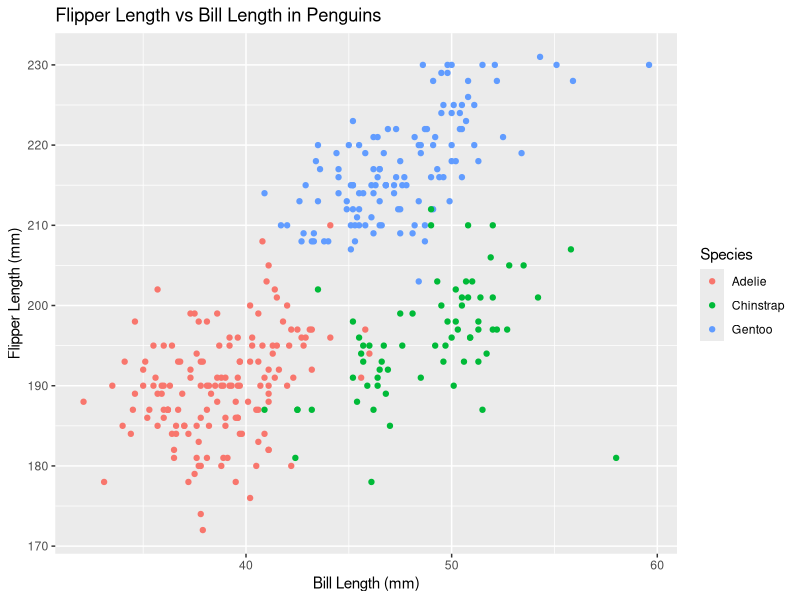
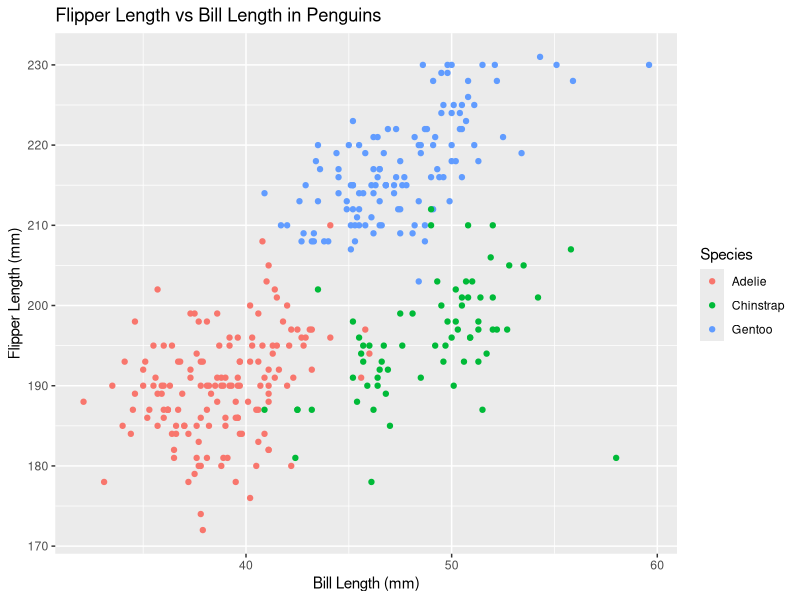

These charts were generated, in order, by the following R code:
## ---- chunk 1
knitr::opts_chunk$set(echo = TRUE)
## ---- chunk 2

## Initialising project libraries and data

library(palmerpenguins)
library(tidyverse)

data("penguins", package = "palmerpenguins")

## ---- chunk 3

## Scatterplot of Flipper Length vs Bill Length in Penguins

ggplot(penguins, aes(x = bill_length_mm, y = flipper_length_mm, color = species)) +
  geom_point() +
  labs(title = "Flipper Length vs Bill Length in Penguins",
       x = "Bill Length (mm)",
       y = "Flipper Length (mm)",
       color = "Species")

## Save scatterplot

ggsave("penguin_scatter.png", width = 8, height = 6)

## ---- chunk 4

## Set seed for reproducibility
set.seed(123)

## Creating dataframe with numeric, logical and character vectors

problem2_df = tibble(
  norm_samp = rnorm(10),
  vec_logical = norm_samp > 0,
  vec_char = letters[1:10],
  vec_factor = factor(c("Level1", "Level2", "Level3", "Level1", "Level2", "Level3", "Level1", "Level2", "Level3", "Level1"))
)

## ---- chunk 5

## Mean of numeric vector
mean_numeric = mean(pull(problem2_df, norm_samp))

## Mean of logical vector
mean_logical = mean(pull(problem2_df, vec_logical))

## Mean of character vector
mean_char = mean(pull(problem2_df, vec_char))

## Mean of factor vector
mean_factor = mean(pull(problem2_df, vec_factor))

## ---- chunk 6

## Converting logical vector to numeric
as.numeric(pull(problem2_df, vec_logical))

## Converting character vector to numeric
as.numeric(pull(problem2_df, vec_char))

## Converting factor vector to numeric
as.numeric(pull(problem2_df, vec_factor))

